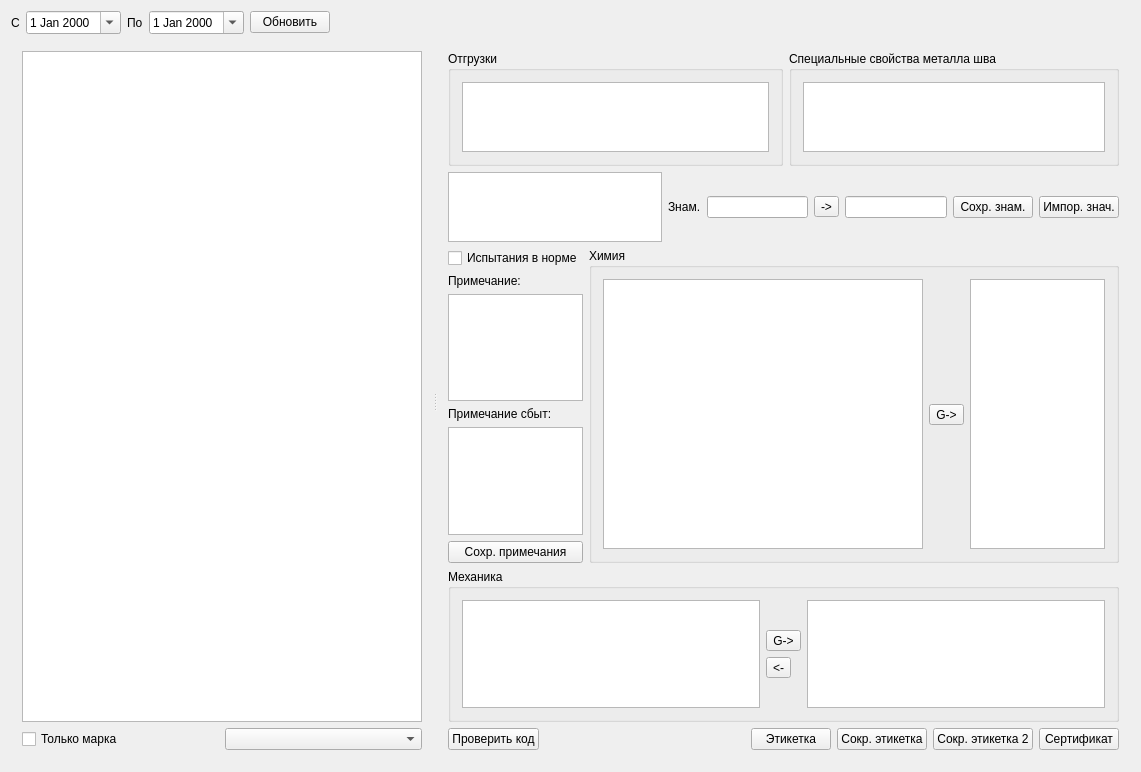
<?xml version="1.0" encoding="UTF-8"?>
<ui version="4.0">
 <class>FormPart</class>
 <widget class="QWidget" name="FormPart">
  <property name="geometry">
   <rect>
    <x>0</x>
    <y>0</y>
    <width>1141</width>
    <height>772</height>
   </rect>
  </property>
  <property name="windowTitle">
   <string>Формирование и печать сертификатов качества</string>
  </property>
  <layout class="QVBoxLayout" name="verticalLayout_2">
   <item>
    <layout class="QHBoxLayout" name="horizontalLayout">
     <item>
      <widget class="QLabel" name="label">
       <property name="text">
        <string>C</string>
       </property>
      </widget>
     </item>
     <item>
      <widget class="DbDateEdit" name="dateEditBeg">
       <property name="calendarPopup">
        <bool>true</bool>
       </property>
      </widget>
     </item>
     <item>
      <widget class="QLabel" name="label_2">
       <property name="text">
        <string>По</string>
       </property>
      </widget>
     </item>
     <item>
      <widget class="DbDateEdit" name="dateEditEnd">
       <property name="calendarPopup">
        <bool>true</bool>
       </property>
      </widget>
     </item>
     <item>
      <widget class="QPushButton" name="cmdUpd">
       <property name="text">
        <string>Обновить</string>
       </property>
      </widget>
     </item>
     <item>
      <spacer name="horizontalSpacer_3">
       <property name="orientation">
        <enum>Qt::Horizontal</enum>
       </property>
       <property name="sizeHint" stdset="0">
        <size>
         <width>40</width>
         <height>20</height>
        </size>
       </property>
      </spacer>
     </item>
    </layout>
   </item>
   <item>
    <widget class="QSplitter" name="splitterVert">
     <property name="orientation">
      <enum>Qt::Horizontal</enum>
     </property>
     <widget class="QWidget" name="layoutWidget">
      <layout class="QVBoxLayout" name="verticalLayout">
       <item>
        <widget class="QTableView" name="tableViewPart">
         <property name="minimumSize">
          <size>
           <width>400</width>
           <height>0</height>
          </size>
         </property>
         <property name="selectionMode">
          <enum>QAbstractItemView::SingleSelection</enum>
         </property>
         <property name="selectionBehavior">
          <enum>QAbstractItemView::SelectRows</enum>
         </property>
        </widget>
       </item>
       <item>
        <layout class="QHBoxLayout" name="horizontalLayout_9">
         <item>
          <widget class="QCheckBox" name="checkBoxOnly">
           <property name="text">
            <string>Только марка</string>
           </property>
          </widget>
         </item>
         <item>
          <widget class="DbComboBox" name="comboBoxMar"/>
         </item>
        </layout>
       </item>
      </layout>
     </widget>
     <widget class="QWidget" name="layoutWidget_2">
      <layout class="QVBoxLayout" name="verticalLayout_9">
       <item>
        <layout class="QHBoxLayout" name="horizontalLayout_8">
         <item>
          <widget class="QGroupBox" name="groupBox_4">
           <property name="maximumSize">
            <size>
             <width>16777215</width>
             <height>170</height>
            </size>
           </property>
           <property name="title">
            <string>Отгрузки</string>
           </property>
           <layout class="QVBoxLayout" name="verticalLayout_8">
            <item>
             <widget class="QTableView" name="tableViewAdd"/>
            </item>
           </layout>
          </widget>
         </item>
         <item>
          <widget class="QGroupBox" name="groupBox_3">
           <property name="maximumSize">
            <size>
             <width>330</width>
             <height>170</height>
            </size>
           </property>
           <property name="title">
            <string>Специальные свойства металла шва</string>
           </property>
           <layout class="QVBoxLayout" name="verticalLayout_5">
            <item>
             <widget class="DbViewer" name="tableViewSertMechx"/>
            </item>
           </layout>
          </widget>
         </item>
        </layout>
       </item>
       <item>
        <layout class="QHBoxLayout" name="horizontalLayout_2">
         <item>
          <widget class="QListView" name="listViewGost">
           <property name="maximumSize">
            <size>
             <width>220</width>
             <height>80</height>
            </size>
           </property>
          </widget>
         </item>
         <item>
          <widget class="QLabel" name="label_3">
           <property name="text">
            <string>Знам.</string>
           </property>
          </widget>
         </item>
         <item>
          <widget class="QLineEdit" name="lineEditSrcZnam">
           <property name="readOnly">
            <bool>true</bool>
           </property>
          </widget>
         </item>
         <item>
          <widget class="QToolButton" name="cmdCopyZnam">
           <property name="text">
            <string>-&gt;</string>
           </property>
          </widget>
         </item>
         <item>
          <widget class="QLineEdit" name="lineEditZnam"/>
         </item>
         <item>
          <widget class="QPushButton" name="cmdSaveZnam">
           <property name="text">
            <string>Сохр. знам.</string>
           </property>
          </widget>
         </item>
         <item>
          <widget class="QPushButton" name="pushButtonCopy">
           <property name="text">
            <string>Импор. знач.</string>
           </property>
          </widget>
         </item>
        </layout>
       </item>
       <item>
        <layout class="QHBoxLayout" name="horizontalLayout_10"/>
       </item>
       <item>
        <layout class="QHBoxLayout" name="horizontalLayout_6">
         <item>
          <layout class="QVBoxLayout" name="verticalLayout_4">
           <item>
            <widget class="QCheckBox" name="checkBoxOk">
             <property name="text">
              <string>Испытания в норме</string>
             </property>
            </widget>
           </item>
           <item>
            <widget class="QLabel" name="label_4">
             <property name="text">
              <string>Примечание:</string>
             </property>
            </widget>
           </item>
           <item>
            <widget class="QPlainTextEdit" name="textEditPrim">
             <property name="maximumSize">
              <size>
               <width>170</width>
               <height>150</height>
              </size>
             </property>
            </widget>
           </item>
           <item>
            <widget class="QLabel" name="label_5">
             <property name="text">
              <string>Примечание сбыт:</string>
             </property>
            </widget>
           </item>
           <item>
            <widget class="QPlainTextEdit" name="textEditPrimProd">
             <property name="maximumSize">
              <size>
               <width>170</width>
               <height>150</height>
              </size>
             </property>
            </widget>
           </item>
           <item>
            <widget class="QPushButton" name="cmdSavePrim">
             <property name="text">
              <string>Сохр. примечания</string>
             </property>
            </widget>
           </item>
          </layout>
         </item>
         <item>
          <widget class="QGroupBox" name="groupBox">
           <property name="minimumSize">
            <size>
             <width>0</width>
             <height>300</height>
            </size>
           </property>
           <property name="title">
            <string>Химия</string>
           </property>
           <layout class="QVBoxLayout" name="verticalLayout_6">
            <item>
             <layout class="QHBoxLayout" name="horizontalLayout_4">
              <item>
               <widget class="DbViewer" name="tableViewSrcChem">
                <property name="minimumSize">
                 <size>
                  <width>320</width>
                  <height>0</height>
                 </size>
                </property>
                <property name="dragEnabled">
                 <bool>false</bool>
                </property>
                <property name="dragDropMode">
                 <enum>QAbstractItemView::NoDragDrop</enum>
                </property>
                <property name="defaultDropAction">
                 <enum>Qt::CopyAction</enum>
                </property>
                <property name="selectionMode">
                 <enum>QAbstractItemView::SingleSelection</enum>
                </property>
               </widget>
              </item>
              <item>
               <layout class="QVBoxLayout" name="verticalLayout_3">
                <item>
                 <spacer name="verticalSpacer_3">
                  <property name="orientation">
                   <enum>Qt::Vertical</enum>
                  </property>
                  <property name="sizeHint" stdset="0">
                   <size>
                    <width>20</width>
                    <height>40</height>
                   </size>
                  </property>
                 </spacer>
                </item>
                <item>
                 <widget class="QToolButton" name="toolButtonGenChem">
                  <property name="toolTip">
                   <string>Генерировать значения</string>
                  </property>
                  <property name="text">
                   <string>G-&gt;</string>
                  </property>
                 </widget>
                </item>
                <item>
                 <spacer name="verticalSpacer_4">
                  <property name="orientation">
                   <enum>Qt::Vertical</enum>
                  </property>
                  <property name="sizeHint" stdset="0">
                   <size>
                    <width>20</width>
                    <height>40</height>
                   </size>
                  </property>
                 </spacer>
                </item>
               </layout>
              </item>
              <item>
               <widget class="DbViewer" name="tableViewSertChem">
                <property name="maximumSize">
                 <size>
                  <width>200</width>
                  <height>16777215</height>
                 </size>
                </property>
               </widget>
              </item>
             </layout>
            </item>
           </layout>
          </widget>
         </item>
        </layout>
       </item>
       <item>
        <widget class="QGroupBox" name="groupBox_2">
         <property name="title">
          <string>Механика</string>
         </property>
         <layout class="QHBoxLayout" name="horizontalLayout_12">
          <item>
           <layout class="QHBoxLayout" name="horizontalLayout_5">
            <item>
             <widget class="DbViewer" name="tableViewSrcMech"/>
            </item>
            <item>
             <layout class="QVBoxLayout" name="verticalLayout_7">
              <item>
               <spacer name="verticalSpacer_2">
                <property name="orientation">
                 <enum>Qt::Vertical</enum>
                </property>
                <property name="sizeHint" stdset="0">
                 <size>
                  <width>20</width>
                  <height>40</height>
                 </size>
                </property>
               </spacer>
              </item>
              <item>
               <widget class="QToolButton" name="toolButtonGenMech">
                <property name="toolTip">
                 <string>Генерировать значения</string>
                </property>
                <property name="text">
                 <string>G-&gt;</string>
                </property>
               </widget>
              </item>
              <item>
               <widget class="QToolButton" name="cmdCopyMechForward">
                <property name="toolTip">
                 <string>Копировать значения</string>
                </property>
                <property name="text">
                 <string>&lt;-</string>
                </property>
               </widget>
              </item>
              <item>
               <spacer name="verticalSpacer">
                <property name="orientation">
                 <enum>Qt::Vertical</enum>
                </property>
                <property name="sizeHint" stdset="0">
                 <size>
                  <width>20</width>
                  <height>40</height>
                 </size>
                </property>
               </spacer>
              </item>
             </layout>
            </item>
            <item>
             <widget class="DbViewer" name="tableViewSertMech"/>
            </item>
           </layout>
          </item>
         </layout>
        </widget>
       </item>
       <item>
        <layout class="QHBoxLayout" name="horizontalLayout_7">
         <item>
          <widget class="QPushButton" name="cmdCheck">
           <property name="text">
            <string>Проверить код</string>
           </property>
          </widget>
         </item>
         <item>
          <spacer name="horizontalSpacer_4">
           <property name="orientation">
            <enum>Qt::Horizontal</enum>
           </property>
           <property name="sizeHint" stdset="0">
            <size>
             <width>40</width>
             <height>20</height>
            </size>
           </property>
          </spacer>
         </item>
         <item>
          <widget class="QPushButton" name="cmdLbl">
           <property name="text">
            <string>Этикетка</string>
           </property>
          </widget>
         </item>
         <item>
          <widget class="QPushButton" name="cmdLblSmall">
           <property name="text">
            <string>Сокр. этикетка</string>
           </property>
          </widget>
         </item>
         <item>
          <widget class="QPushButton" name="cmdLblSmall2">
           <property name="text">
            <string>Сокр. этикетка 2</string>
           </property>
          </widget>
         </item>
         <item>
          <widget class="QPushButton" name="cmdPartSert">
           <property name="text">
            <string>Сертификат</string>
           </property>
          </widget>
         </item>
        </layout>
       </item>
      </layout>
     </widget>
    </widget>
   </item>
  </layout>
 </widget>
 <layoutdefault spacing="6" margin="11"/>
 <customwidgets>
  <customwidget>
   <class>DbDateEdit</class>
   <extends>QDateEdit</extends>
   <header>db/dbdateedit.h</header>
  </customwidget>
  <customwidget>
   <class>DbComboBox</class>
   <extends>QComboBox</extends>
   <header>db/dbcombobox.h</header>
  </customwidget>
  <customwidget>
   <class>DbViewer</class>
   <extends>QTableView</extends>
   <header>db/dbviewer.h</header>
  </customwidget>
 </customwidgets>
 <resources/>
 <connections/>
</ui>
